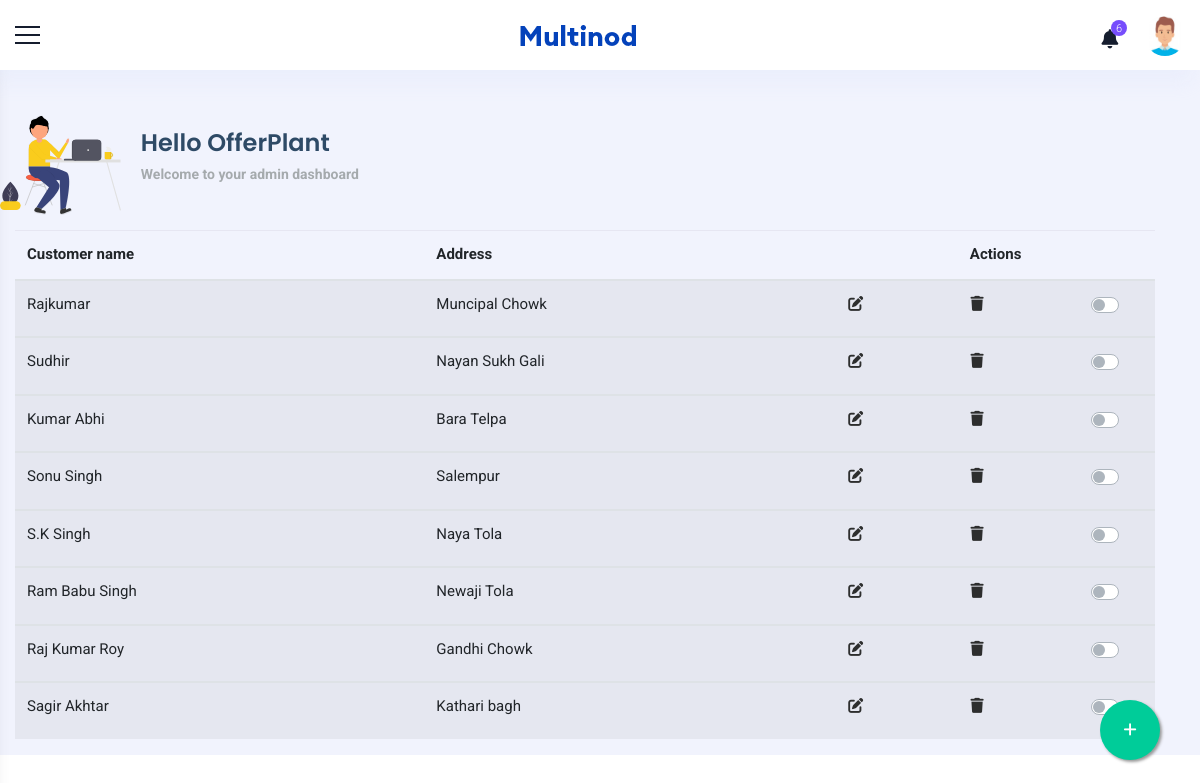
The page /customers.php on the database its author committed.
### tables this page shows
CREATE TABLE `customerdb` (
  `id` int(255) NOT NULL,
  `name` varchar(255) NOT NULL,
  `address` varchar(255) NOT NULL,
  `mobileno` varchar(20) NOT NULL,
  `customerGroup` varchar(255) NOT NULL,
  `customerProduct` varchar(255) NOT NULL
);

### customers.php (the view, shortened to what this page needs)
<!doctype html>
<html>
<head>
    <link href="css/plugins.css" rel="stylesheet">
    <link href="css/customers.css" rel="stylesheet">
    <link rel="stylesheet" href="https://cdnjs.cloudflare.com/ajax/libs/font-awesome/5.15.3/css/all.min.css" />
</head>
<body>
    <div class="wrapper">
        <div class="header-bg">
            <header class="main-header">
                <div class="container_header phone_view border_top_bott">
                    <div class="row">
                        <div class="col-md-12 d-flex justify-content-between align-items-center">
                            <div class="menu-icon"> <a href="javascript:void(0)" class="menu-toggler sidebar-toggler"></a> </div>
                            <div class="logo d-flex align-items-center justify-content-center"> <a href="javascript:void(0)"> <strong class="logo_icon"> <img src="images/small-logo.png" alt=""> </strong>  </a> </div>
                            <div class="right_detail">
                                <div class="row d-flex align-items-center justify-content-end">
                                    <div class="col-xl-12 col-12 d-flex justify-content-end">
                                        <div class="right_bar_top d-flex align-items-center">
                                            <div class="dropdown dropdown-notification"> <a href="javascript:void(0)" class="dropdown-toggle" data-toggle="dropdown" data-hover="dropdown" data-close-others="true" aria-expanded="false">
                                                    <i class="fa fa-bell"></i> <span class="badge_coun"> 6 </span> </a>
                                            </div>
                                            <div class="dropdown dropdown-user"> <a href="javascript:void(0)" class="dropdown-toggle" data-toggle="dropdown" data-hover="dropdown" data-close-others="true" aria-expanded="true">
                                                    <img class="img-circle pro_pic" src="images/user3.png" alt=""> </a>
                                            </div>
                                        </div>
                                    </div>
                                </div>
                            </div>
                        </div>
                    </div>
                </div>
            </header>
        </div>
        <div class="container_full">
            <div class="content_wrapper bg_homebefore">
                <div class="container-fluid">
                    <div class="sec-title">
                        <div class="row d-flex align-items-center">
                            <div class="main__title">
                                <img src="assets/hello.svg" alt="" />
                                <div class="main__greeting">
                                    <h1>Hello OfferPlant</h1>
                                    <p>Welcome to your admin dashboard</p>
                                </div>
                            </div>
                        </div>
                    </div>
                    <div class="content-bar">
                        <div class="row container-fluid">
                            <table class="table table-striped">
                                <thead>
                                    <tr>
                                        <th>Customer name</th>
                                        <th>Address</th>
                                        <th style="text-align: center;">Actions</th>
                                    </tr>
                                </thead>
                                <?php
                                    include 'dbcon.php';
                                    $q = "select * from customerdb";
                                    $query = mysqli_query($con,$q);
                                    while($res = mysqli_fetch_array($query)){
                                ?>
                                <tbody>
                                    <tr>
                                        <td><?php echo $res['name'];?></td>
                                        <td><?php echo $res['address'];?></td>
                                        <td style="text-align: center;">
                                            <div class="actionBox">
                                                <span>
                                                <a href="customerEdit.php?id=<?php echo $res['id'];?>" data-toggle="tooltip" data-placement="top" title="Edit">
                                                    <i class="fa fa-edit action-icon"></i>
                                                </a>
                                                </span>
                                                <span>
                                                <a href="customerDelete.php?id=<?php echo $res['id']; ?>" data-toggle="tooltip" data-placement="top" title="Delete">
                                                    <i class="fa fa-trash action-icon"></i>
                                                </a>
                                                </span>
                                                <span class="toggle-button">
                                                    <div class="custom-control custom-switch">
                                                    </div>
                                                </span>
                                            </div>
                                        </td>
                                    </tr>
                                </tbody>
                                <?php
                                }
                                ?>
                            </table>
                            <a href="#" class="float" data-toggle="modal" data-target="#myModal">
                                <i class="fa fa-plus my-float"></i>
                            </a>
                        </div>
                    </div>
                </div>
            </div>
        </div>
    </div>
</body>
</html>

### css/customers.css (style rules this page uses)
* { margin: 0; padding: 0; }
body { font-family: 'Roboto', sans-serif; font-size: 15px; line-height: 1.57143; font-weight: 400; color: #2d2e2e; }
h1, h2, h3, h4, h5, h6 { font-family: Poppins, sans-serif; margin-top: 0; font-weight: 600; color: #151d2e; }
a { color: #2d2e2e; transition: all 0.3s ease 0s; }
a, a:hover, a:active, a:focus { outline: none; text-decoration: none; }
i { transition: all 0.4s ease-in-out 0s; }
.img-circle { border-radius: 50%; }
.table td, .table th { border-top: 1px solid rgba(82, 63, 105, 0.07) !important; }
.sec-title { padding-top: 20px; padding-bottom: 15px; }
.sec-title p { color: #2d2d2d; }
.container_full { background: #f1f3fd; margin-top: 70px; position: relative; min-height: calc(100vh - 133px); overflow-x: hidden; }
.content_wrapper { margin-left: 0; margin-right: 0px; margin-top: 0; min-height: 600px; padding: 25px 0px 0px 0px; position: relative; }
.bg_homebefore { position: relative; }
.content_wrapper { padding-top: 25px; transition: all 0.3s; margin-left: 0px; }
.custom-control { position: relative; display: -ms-inline-flexbox; display: inline-flex; min-height: 1.5 rem; padding-left: 1.5 rem; margin-right: 1rem; }
.table thead th { vertical-align: bottom; border-bottom: 2px solid #dee2e6; border-top: none; }
.main__title { display: flex; align-items: center; }
.main__title > img { max-height: 100px; object-fit: contain; margin-right: 20px; }
.main__greeting > h1 { font-size: 24px; color: #2e4a66; margin-bottom: 5px; }
.main__greeting > p { font-size: 14px; font-weight: 700; color: #a5aaad; }
.float { position:fixed; width: 60px; height: 60px; bottom:40px; right:40px; background-color:#0C9; color:#FFF; border-radius: 50px; text-align:center; box-shadow: 2px 2px 3px #999; }
.my-float { margin-top : 22px; }
.actionBox { display: flex; justify-content: space-between; }

### rows shown on the page
customerdb: name "Rajkumar", address "Muncipal Chowk"
customerdb: name "Sudhir", address "Nayan Sukh Gali"
customerdb: name "Kumar Abhi", address "Bara Telpa"
customerdb: name "Sonu Singh", address "Salempur"
customerdb: name "S.K Singh", address "Naya Tola"
customerdb: name "Ram Babu Singh", address "Newaji Tola"
customerdb: name "Raj Kumar Roy", address "Gandhi Chowk"
customerdb: name "Sagir Akhtar", address "Kathari bagh"
